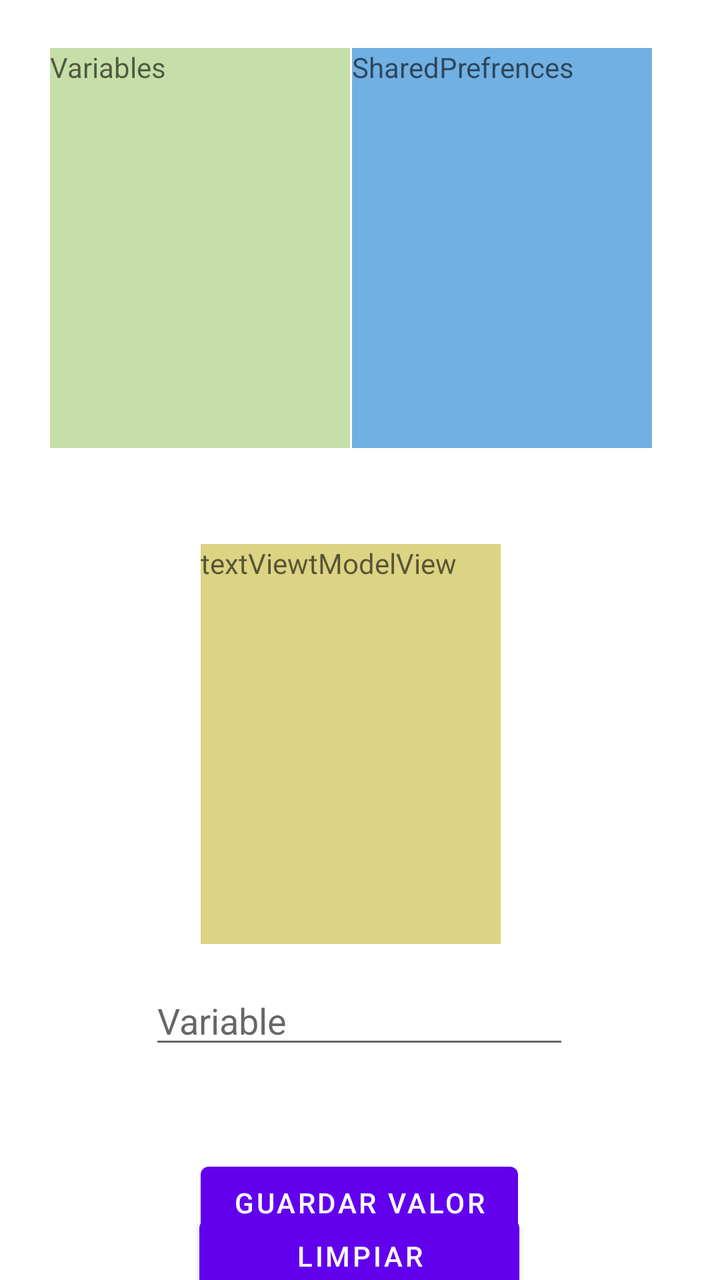
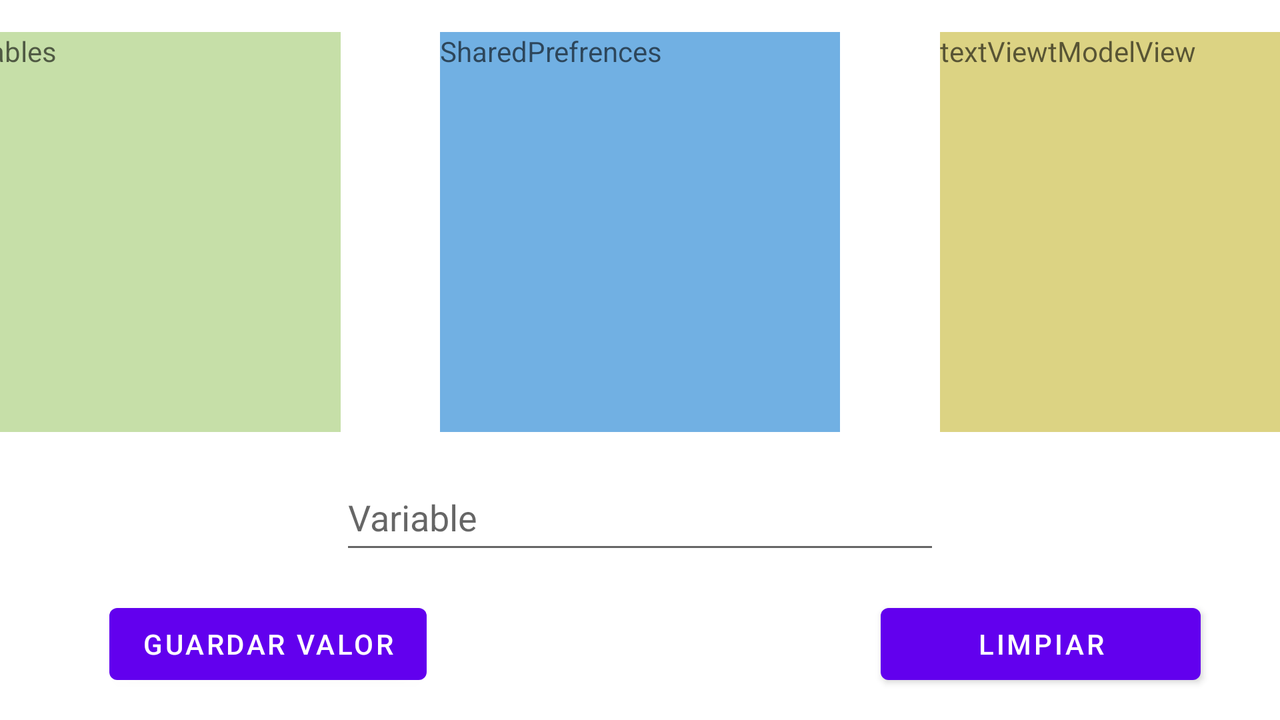

Compare how this app lays out the same screen by default and in its alternative resource folder. The renders come first, then the two layout files and the values they reference.
<!-- AndroidManifest.xml: application theme Theme.AcplicacionEstados -->
<!-- res/layout/activity_estados.xml -->
<?xml version="1.0" encoding="utf-8"?>
<androidx.constraintlayout.widget.ConstraintLayout xmlns:android="http://schemas.android.com/apk/res/android"
    xmlns:app="http://schemas.android.com/apk/res-auto"
    xmlns:tools="http://schemas.android.com/tools"
    android:layout_width="match_parent"
    android:layout_height="match_parent"
    tools:context=".EstadosActivity">


    <TextView
        android:id="@+id/textViewVariables"
        android:layout_width="150dp"
        android:layout_height="200dp"
        android:layout_marginStart="24dp"
        android:layout_marginTop="24dp"
        android:background="#C6DFA8"
        android:hint="Variables"
        app:layout_constraintEnd_toStartOf="@+id/textViewSharedPrefeernces"
        app:layout_constraintStart_toStartOf="parent"
        app:layout_constraintTop_toTopOf="parent" />


    <TextView
        android:id="@+id/textViewSharedPrefeernces"
        android:layout_width="150dp"
        android:layout_height="200dp"
        android:layout_marginTop="24dp"
        android:layout_marginEnd="33dp"
        android:background="#71B0E3"
        android:hint="SharedPrefrences"
        app:layout_constraintEnd_toEndOf="parent"
        app:layout_constraintStart_toEndOf="@+id/textViewVariables"
        app:layout_constraintTop_toTopOf="parent" />

    <TextView
        android:id="@+id/textViewModelView"
        android:layout_width="150dp"
        android:layout_height="200dp"
        android:layout_marginTop="48dp"
        android:layout_marginBottom="16dp"
        android:background="#DCD383"
        android:hint="textViewtModelView"
        app:layout_constraintBottom_toTopOf="@+id/editTextVariable"
        app:layout_constraintEnd_toEndOf="parent"
        app:layout_constraintHorizontal_bias="0.478"
        app:layout_constraintStart_toStartOf="parent"
        app:layout_constraintTop_toBottomOf="@+id/textViewVariables" />

    <EditText
        android:id="@+id/editTextVariable"
        android:layout_width="wrap_content"
        android:layout_height="wrap_content"
        android:layout_marginTop="264dp"
        android:ems="10"
        android:hint="Variable"
        android:inputType="textPersonName"
        app:layout_constraintEnd_toEndOf="parent"
        app:layout_constraintHorizontal_bias="0.497"
        app:layout_constraintStart_toStartOf="parent"
        app:layout_constraintTop_toBottomOf="@+id/textViewVariables" />

    <Button
        android:id="@+id/button"
        android:layout_width="wrap_content"
        android:layout_height="wrap_content"
        android:layout_marginTop="48dp"
        android:text="Guardar Valor"
        app:layout_constraintBottom_toBottomOf="parent"
        app:layout_constraintEnd_toEndOf="parent"
        app:layout_constraintHorizontal_bias="0.498"
        app:layout_constraintStart_toStartOf="parent"
        app:layout_constraintTop_toBottomOf="@+id/editTextVariable"
        app:layout_constraintVertical_bias="0.0" />

    <Button
        android:id="@+id/buttonLimpiar"
        android:layout_width="160dp"
        android:layout_height="wrap_content"
        android:text="Limpiar"
        app:layout_constraintBottom_toBottomOf="parent"
        app:layout_constraintEnd_toEndOf="parent"
        app:layout_constraintHorizontal_bias="0.498"
        app:layout_constraintStart_toStartOf="parent"
        app:layout_constraintTop_toBottomOf="@+id/button"
        app:layout_constraintVertical_bias="0.647"
        app:rippleColor="@color/design_default_color_error" />

</androidx.constraintlayout.widget.ConstraintLayout>
<!-- resources referenced by this layout -->
<resources>
  <style name="Theme.AcplicacionEstados" parent="Theme.MaterialComponents.DayNight.DarkActionBar">
          
          <item name="colorPrimary">@color/purple_500</item>
          <item name="colorPrimaryVariant">@color/purple_700</item>
          <item name="colorOnPrimary">@color/white</item>
          
          <item name="colorSecondary">@color/teal_200</item>
          <item name="colorSecondaryVariant">@color/teal_700</item>
          <item name="colorOnSecondary">@color/black</item>
          
          <item name="android:statusBarColor" tools:targetApi="l">?attr/colorPrimaryVariant</item>
          
      </style>
</resources>
<!-- res/layout-land/activity_estados.xml (the repository's variant of the layout above) -->
<!-- drawn on the phone turned sideways -->
<?xml version="1.0" encoding="utf-8"?>
<androidx.constraintlayout.widget.ConstraintLayout xmlns:android="http://schemas.android.com/apk/res/android"
    xmlns:app="http://schemas.android.com/apk/res-auto"
    xmlns:tools="http://schemas.android.com/tools"
    android:layout_width="match_parent"
    android:layout_height="match_parent"
    tools:context=".EstadosActivity">

    <TextView
        android:id="@+id/textViewVariables"
        android:layout_width="200dp"
        android:layout_height="200dp"
        android:layout_marginStart="16dp"
        android:layout_marginTop="16dp"
        android:background="#C6DFA8"
        android:hint="Variables"
        app:layout_constraintEnd_toStartOf="@+id/textViewSharedPrefeernces"
        app:layout_constraintStart_toStartOf="parent"
        app:layout_constraintTop_toTopOf="parent" />

    <TextView
        android:id="@+id/textViewSharedPrefeernces"
        android:layout_width="200dp"
        android:layout_height="200dp"
        android:layout_marginStart="50dp"
        android:layout_marginTop="16dp"
        android:layout_marginEnd="50dp"
        android:background="#71B0E3"
        android:hint="SharedPrefrences"
        app:layout_constraintEnd_toStartOf="@+id/textViewModelView"
        app:layout_constraintHorizontal_bias="1.0"
        app:layout_constraintStart_toEndOf="@+id/textViewVariables"
        app:layout_constraintTop_toTopOf="parent" />

    <TextView
        android:id="@+id/textViewModelView"
        android:layout_width="200dp"
        android:layout_height="200dp"
        android:layout_marginTop="16dp"
        android:layout_marginEnd="16dp"
        android:background="#DCD383"
        android:hint="textViewtModelView"
        app:layout_constraintEnd_toEndOf="parent"
        app:layout_constraintStart_toEndOf="@+id/textViewSharedPrefeernces"
        app:layout_constraintTop_toTopOf="parent" />

    <EditText
        android:id="@+id/editTextVariable"
        android:layout_width="300dp"
        android:layout_height="50dp"
        android:layout_marginTop="16dp"
        android:ems="10"
        android:hint="Variable"
        android:inputType="textPersonName"
        app:layout_constraintEnd_toEndOf="parent"
        app:layout_constraintStart_toStartOf="parent"
        app:layout_constraintTop_toBottomOf="@+id/textViewSharedPrefeernces" />

    <Button
        android:id="@+id/button"
        android:layout_width="wrap_content"
        android:layout_height="wrap_content"
        android:layout_marginStart="156dp"
        android:layout_marginTop="16dp"
        android:layout_marginEnd="114dp"
        android:text="Guardar Valor"
        app:layout_constraintEnd_toStartOf="@+id/buttonLimpiar"
        app:layout_constraintStart_toStartOf="parent"
        app:layout_constraintTop_toBottomOf="@+id/editTextVariable" />

    <Button
        android:id="@+id/buttonLimpiar"
        android:layout_width="160dp"
        android:layout_height="wrap_content"
        android:layout_marginStart="113dp"
        android:layout_marginTop="16dp"
        android:layout_marginEnd="141dp"
        android:text="Limpiar"
        app:layout_constraintEnd_toEndOf="parent"
        app:layout_constraintStart_toEndOf="@+id/button"
        app:layout_constraintTop_toBottomOf="@+id/editTextVariable"
        app:rippleColor="@color/design_default_color_error" />

</androidx.constraintlayout.widget.ConstraintLayout>
